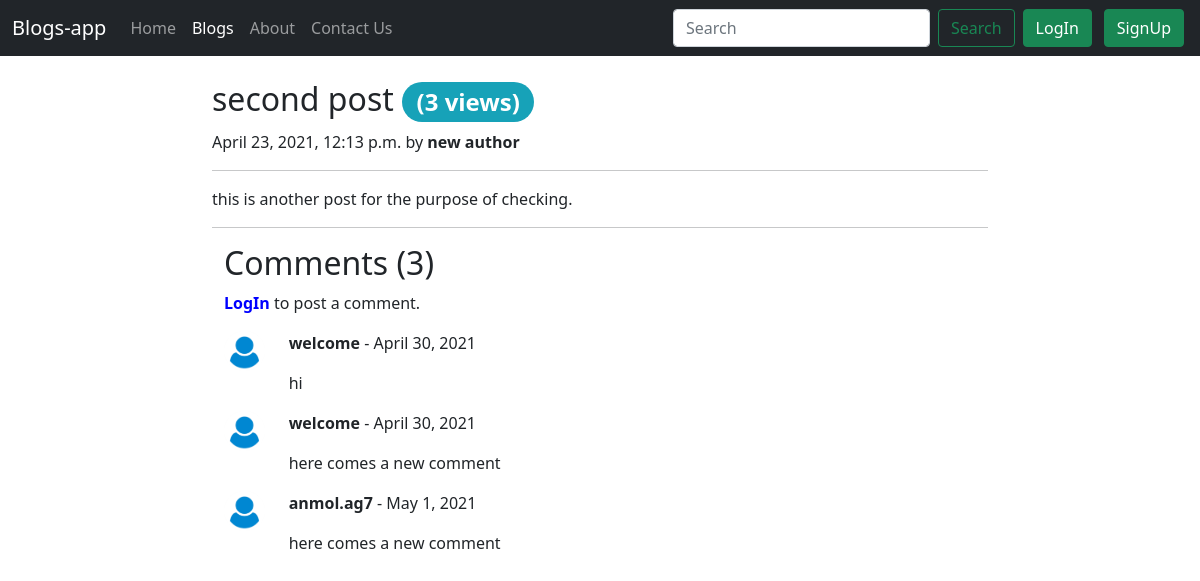
The page /blog/blogPost/second-post on the database its author committed.
### blogApp/models.py (models this page shows, shortened)
class Post(models.Model):
    sno = models.AutoField(primary_key=True)
    author = models.CharField(max_length=50)
    title = models.CharField(max_length=50)
    views = models.IntegerField(default=0)
    slug = models.CharField(max_length=130)
    content = models.TextField(max_length=600)
    timestamp = models.DateTimeField(blank=True, auto_now_add=True)

class  BlogComment(models.Model) :
    sno = models.AutoField(primary_key=True)
    comment = models.TextField()
    user = models.ForeignKey(User, on_delete=models.CASCADE)
    post = models.ForeignKey(Post, on_delete=models.CASCADE)
    parent = models.ForeignKey('self', on_delete=models.CASCADE, null=True)
    timestamp = models.DateField(default=now)

### blogApp/views.py (the view)
# urls.py: path('blogPost/<str:slug>', views.blogPost, name='blogPost'),
def blogPost(request,slug):
    post = Post.objects.filter(slug=slug).first()
    post.views= post.views +1
    post.save()
    comment = BlogComment.objects.filter(post=post)
    context = {"post":post, "comments":comment, "user":request.user}
    return render(request, 'blogHome/blogPost.html',context)

### templates/blogHome/blogPost.html (shortened to what this page needs)
{% extends 'base.html' %}
{% block activate_Blogs%} active {% endblock activate_Blogs%}
{% block body %}
<div class="container my-4 col-md-8">
      <article class="blog-post">
        <h2 class="blog-post-title">{{post.title}} <span class="badge badge-pill badge-info">({{post.views}} views)</span></h2>
        <p class="blog-post-meta">{{post.timestamp}} by <strong>{{post.author}}</strong></p>
        <hr>
        <p>{{post.content|safe}}
        </p>
        <hr>
      <div class="container" >
        <h2  class="mb-2">Comments ({{comments.count}})</h2>
        {% if user.is_authenticated %}
          <form method='post' action='/blog/postComment'>
          {% csrf_token %}
          <div class="input-group mb-3">
            <input type="textarea" class="form-control" name="commentkr" id="commentkr"  placeholder="Post a comment" aria-label="Comment here" aria-describedby="button-addon2">
            <input type="hidden" name="postSno" value="{{post.sno}}">
            <button class="btn btn-info {% if "commentkr" == None %}{% block disabled %}{% endblock disabled %}{% endif %} "  type="submit" id="button-addon2">Comment </button>
          </div>
          </form>
          {% else %}
          <p><a type="button" style="color:blue" data-bs-toggle="modal" data-bs-target="#login"> <strong>LogIn</strong></a> to post a comment.</p>
        {% endif %}
        <div class="row my-3">
        {% for comment in comments %}
          <div class="col-md-1"><img src="/static/img/admin.png" class="rounded float-start w-100" alt="user"></div>
          <div class="col-md-11">
          <p><b>{{comment.user}}</b> - {{comment.timestamp}}</p>
          <div><p>{{comment.comment}}</p></div>
          </div>
        {% endfor %}
        </div>
      </div>
    </div>
{% endblock body %}

### templates/blogHome/blogPost.html (style rules this page uses)
.badge-pill { padding-right: .6em; padding-left: .6em; border-radius: 10rem; }
.badge-info { color: color: #fff;; background-color: #17a2b8; }

### rows shown on the page
Post: title "second post", views "3", timestamp "April 23, 2021, 12:13 p.m.", author "new author", content "this is another post for the purpose of checking."
BlogComment: user "welcome", timestamp "April 30, 2021", comment "hi"
BlogComment: user "welcome", timestamp "April 30, 2021", comment "here comes a new comment"
BlogComment: user "anmol.ag7", timestamp "May 1, 2021", comment "here comes a new comment"

### other values the page prints
{{ comments.count }} "3"
